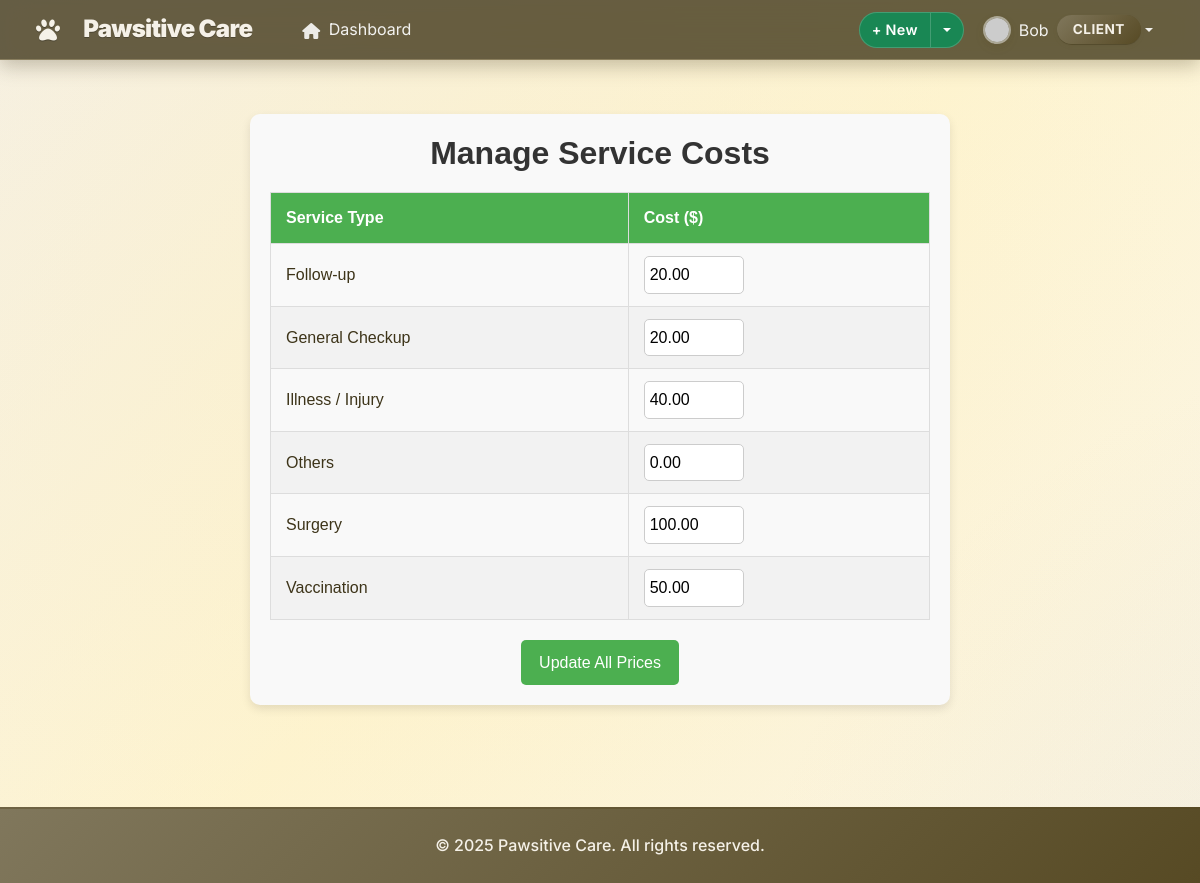
Screenshot of /billing/servicecost/ (signed in) with the database file from the repository.
### accounts/models.py (models this page shows, shortened)
class CustomUser(AbstractUser):
    ROLE_CHOICES = [
        ('admin', 'Admin'),
        ('vet', 'Veterinarian'),
        ('staff', 'Staff'),
        ('client', 'Client'),
    ]
    phone = models.CharField(max_length=20, blank=False)
    address = models.TextField(blank=False)
    role = models.CharField(max_length=10, choices=ROLE_CHOICES, default='client')
    def is_admin(self):
        return self.role == 'admin'
    def is_vet(self):
        return self.role == 'vet'
    def is_staff_member(self):
        return self.role == 'staff'

### billing/models.py (models this page shows, shortened)
class ServiceCost(models.Model):
    SERVICE_CHOICES = [
        ('GENERAL', 'General Checkup'),
        ('VACCINATION', 'Vaccination'),
        ('SURGERY', 'Surgery'),
        ('ILLNESS', 'Illness / Injury'),
        ('FOLLOWUP', 'Follow-up'),
        ('OTHER', 'Others'),
    ]
    service_type = models.CharField(max_length=20, choices=SERVICE_CHOICES, unique=True)
    cost = models.DecimalField(max_digits=10, decimal_places=2)

### billing/views.py (the view, shortened to what this page needs)
# urls.py: path('servicecost/', views.servicecost_list, name='servicecost_list'),
@login_required
@csrf_exempt
def servicecost_list(request):
    if not (request.user.is_staff or request.user.is_admin or request.user.is_vet):
        return HttpResponseForbidden("You don't have permission to access this page.")
    service_choices = Appointment.APPOINTMENT_TYPES
    for key, label in service_choices:
        ServiceCost.objects.get_or_create(service_type=key, defaults={'cost': 0})
    servicecosts = ServiceCost.objects.all().order_by('service_type')
    context = {
        'servicecosts': servicecosts,
    }
    return render(request, 'service/servicecost_list.html', context)

### petmedia/context_processors.py (called while the page is built)
def recent_blog_posts(request):
    try:
        recent_posts = repo_manager.posts.get_recent_posts(limit=3)
        return {'recent_blog_posts': recent_posts}
    except Exception:
        return {'recent_blog_posts': []}

def blog_stats(request):
    try:
        if request.user.is_authenticated:
            user_posts_count = repo_manager.posts.get_by_author(request.user).count()
            return {'user_blog_posts_count': user_posts_count}
        return {'user_blog_posts_count': 0}
    except Exception:
        return {'user_blog_posts_count': 0}

### petmedia/patterns/repository.py (called while the page is built)
    def get_by_author(self, author: 'User') -> QuerySet['BlogPost']:
        return self.model.objects.filter(
            author=author
        ).select_related('category', 'related_pet')

    def get_recent_posts(self, limit: int = 10) -> QuerySet['BlogPost']:
        return self.model.objects.filter(
            is_published=True
        ).order_by('-created_at')[:limit].select_related('author', 'category', 'related_pet')

    @property
    def posts(self) -> BlogPostRepository:
        if self._post_repo is None:
            self._post_repo = BlogPostRepository()
        return self._post_repo

### billing/templates/service/servicecost_list.html (shortened to what this page needs)
{% extends "accounts/base.html" %}
{% block content %}
<div class="servicecost-container">
    <h2>Manage Service Costs</h2>
    <form method="post">
        <table>
            <thead>
                <tr>
                    <th>Service Type</th>
                    <th>Cost ($)</th>
                </tr>
            </thead>
            <tbody>
                {% for sc in servicecosts %}
                <tr>
                    <td>{{ sc.get_service_type_display }}</td>
                    <td>
                        <input type="number" step="0.01" min="0" name="cost_{{ sc.service_type }}" value="{{ sc.cost }}">
                    </td>
                </tr>
                {% empty %}
                <tr><td colspan="2">No service costs found.</td></tr>
                {% endfor %}
            </tbody>
        </table>
        <div style="text-align: center;">
            <button type="submit">Update All Prices</button>
        </div>
    </form>
</div>
{% endblock %}

### accounts/templates/accounts/base.html (shortened to what this page needs)
<!DOCTYPE html>
<html lang="en">
<head>
  <link href="https://cdn.jsdelivr.net/npm/bootstrap@5.1.3/dist/css/bootstrap.min.css" rel="stylesheet">
  <link href="https://cdnjs.cloudflare.com/ajax/libs/font-awesome/6.0.0/css/all.min.css" rel="stylesheet">
  {% load static %}
  <link rel="stylesheet" href="{% static 'style.css' %}?v=4">
</head>
<body>
  <nav class="navbar navbar-expand-lg navbar-dark app-navbar">
    <div class="container nav-inner">
      <a class="navbar-brand d-flex align-items-center" href="{% url 'accounts:client_dashboard' %}">
        <i class="fas fa-paw me-2"></i><span>Pawsitive Care</span>
      </a>
      <div class="collapse navbar-collapse" id="navbarNav">
        <ul class="navbar-nav me-2">
          {% if user.is_authenticated %}
          <li class="nav-item">
            <a class="nav-link {% if request.resolver_match.url_name == 'client_dashboard' %}active{% endif %}" href="{% url 'accounts:client_dashboard' %}">
              <i class="fas fa-home me-1"></i> Dashboard
            </a>
          </li>
          {% endif %}
        </ul>
        <div class="d-flex align-items-center gap-2 ms-auto">
          {% if user.is_authenticated %}
          <div class="btn-group">
            <button class="btn btn-success btn-sm" type="button">+ New</button>
            <button class="btn btn-success btn-sm dropdown-toggle dropdown-toggle-split" type="button" data-bs-toggle="dropdown" aria-expanded="false" aria-label="Toggle quick create"></button>
          </div>
          <div class="dropdown">
            <a class="nav-link dropdown-toggle d-flex align-items-center" href="#" id="navbarDropdown" role="button" data-bs-toggle="dropdown" aria-expanded="false">
              <img class="avatar me-2" src="https://api.dicebear.com/7.x/identicon/svg?seed={{ user.username }}" alt="Avatar">
              <span class="me-2">
                {{ user.first_name|default:user.username }}</span>
              <span class="badge badge-secondary role-badge">
                {{ user.get_role_display }}</span>
            </a>
          </div>
          {% endif %}
        </div>
      </div>
    </div>
  </nav>
  <main class="page-main my-4">
    {% block content %}{% endblock %}
  </main>
  <footer class="mt-5 py-4">
    <div class="container text-center">
      <p class="mb-0">&copy; {% now "Y" %} Pawsitive Care. All rights reserved.</p>
    </div>
  </footer>
</body>
</html>

### billing/templates/service/servicecost_list.html (style rules this page uses)
.servicecost-container { max-width: 700px; margin: 30px auto; padding: 20px; background: #f9f9f9; border-radius: 10px; box-shadow: 0 4px 10px rgba(0,0,0,0.1); font-family: Arial, sans-serif; }
.servicecost-container h2 { text-align: center; color: #333; margin-bottom: 20px; }
table { width: 100%; border-collapse: collapse; margin-bottom: 20px; }
th, td { padding: 12px 15px; border: 1px solid #ddd; text-align: left; }
th { background-color: #4CAF50; color: white; }
tr:nth-child(even) { background-color: #f2f2f2; }
input[type="number"] { width: 100px; padding: 5px; border-radius: 5px; border: 1px solid #ccc; }
button { background-color: #4CAF50; color: white; padding: 10px 18px; border: none; border-radius: 5px; cursor: pointer; font-size: 16px; }

### rows the page displays
CustomUser: first_name "Bob", role "CLIENT"
ServiceCost: service_type "Follow-up", cost "20.00"
ServiceCost: service_type "General Checkup", cost "20.00"
ServiceCost: service_type "Illness / Injury", cost "40.00"
ServiceCost: service_type "Others", cost "0.00"
ServiceCost: service_type "Surgery", cost "100.00"
ServiceCost: service_type "Vaccination", cost "50.00"
